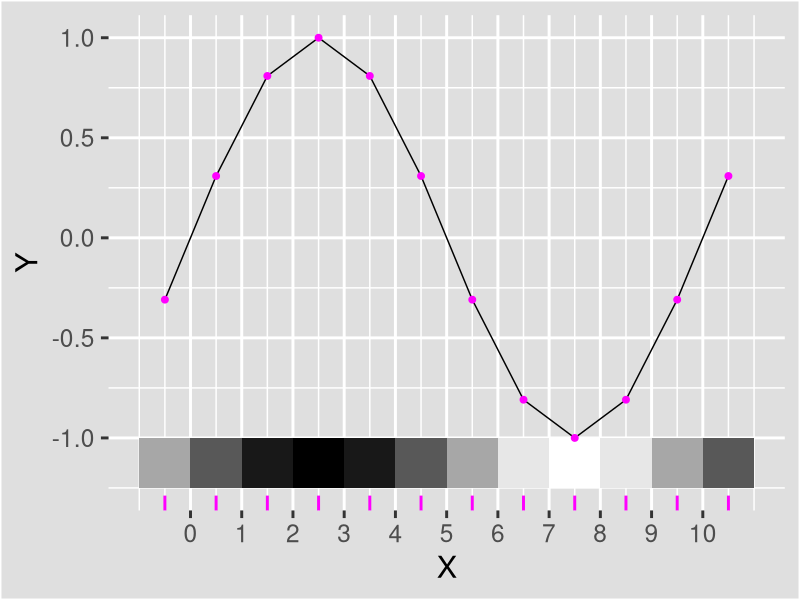
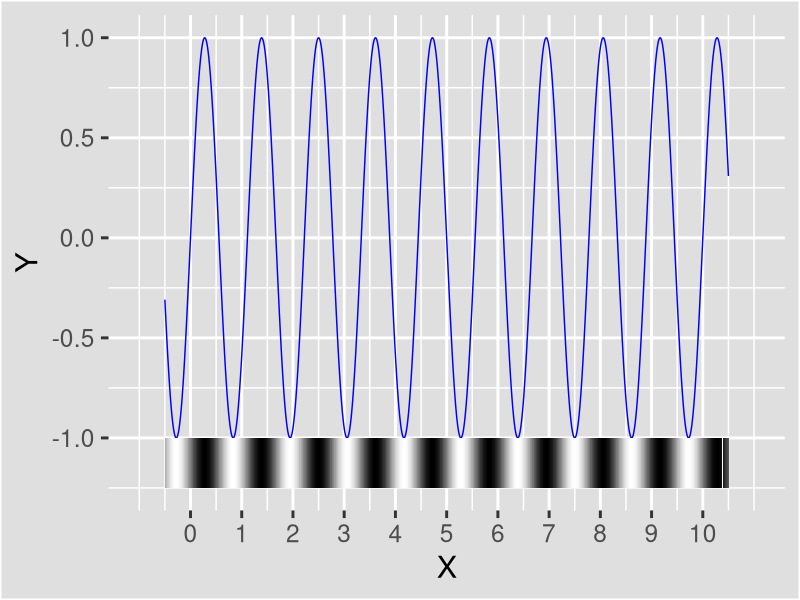
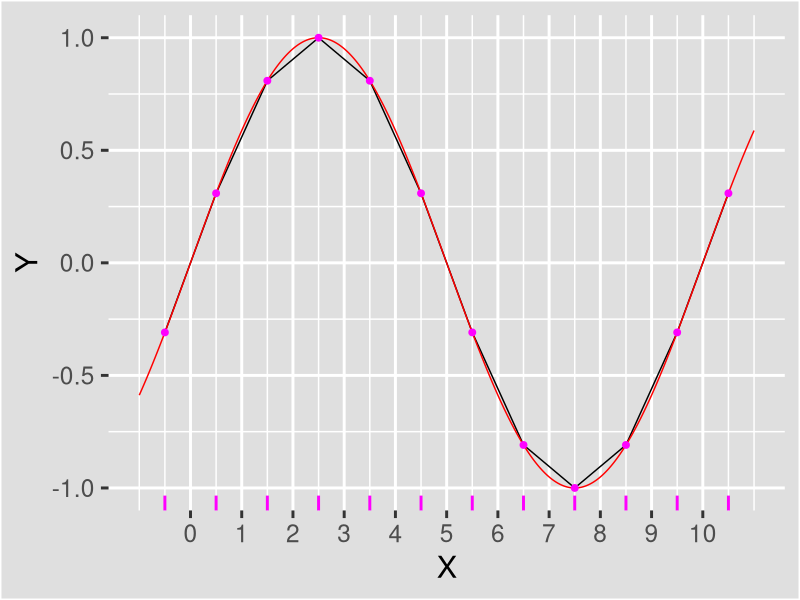
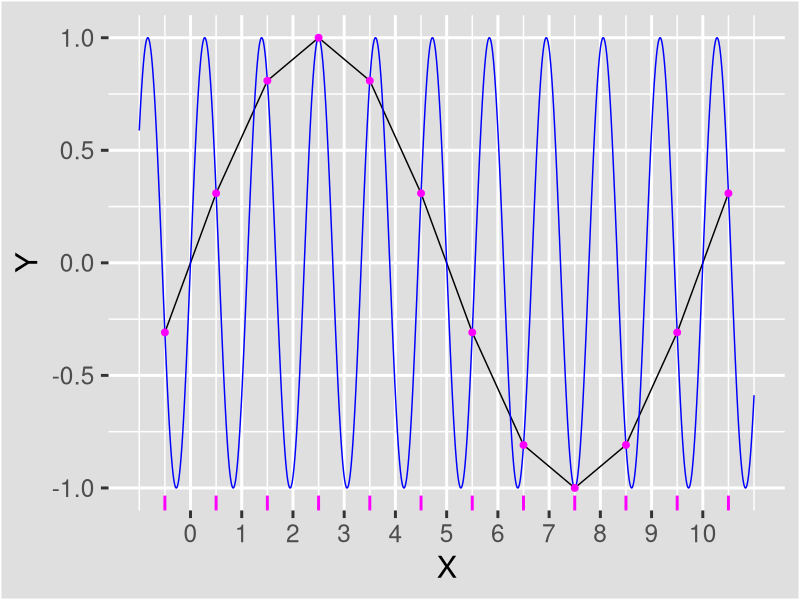
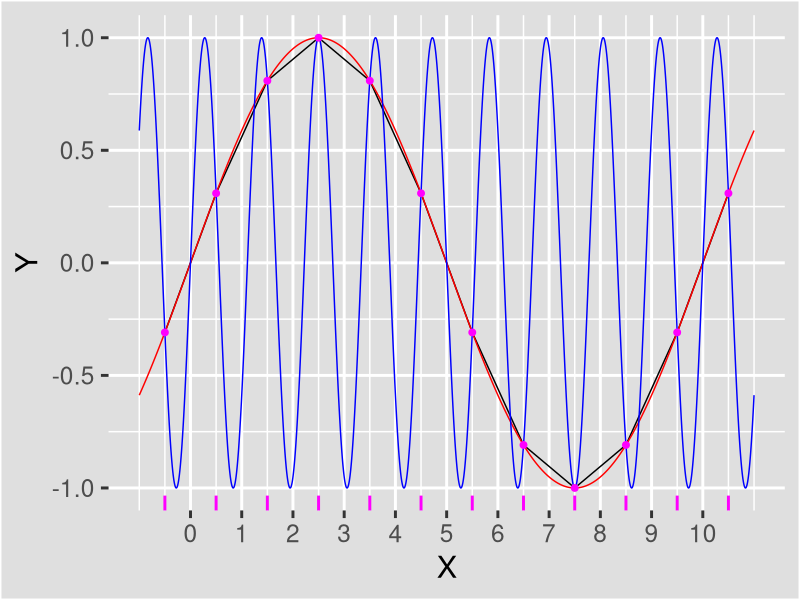
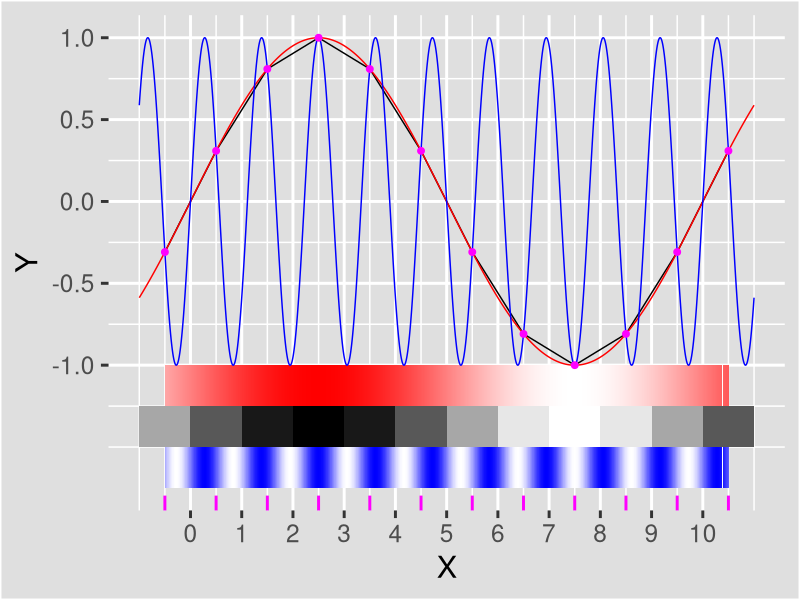
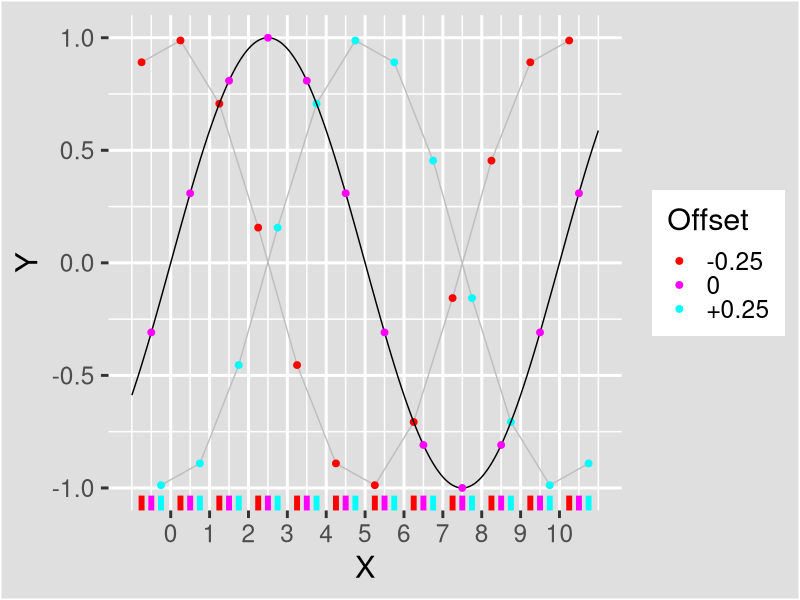
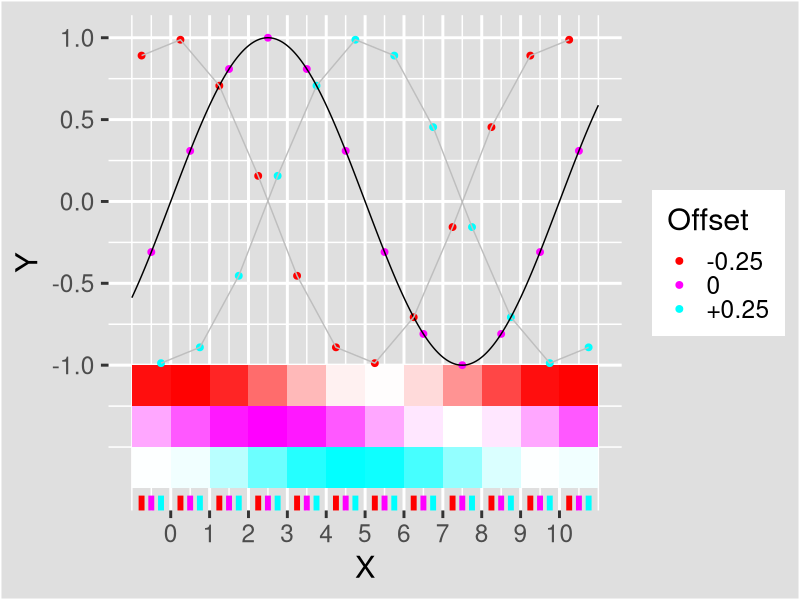

Here is the R script that generated these plots, in order:
library(ggplot2)
#	based on the Python code from https://en.wikipedia.org/wiki/File:AliasingSines.svg

sam1000 = seq(-1, 10, length.out = 1000) + 0.5
fun1000 = sam1000 * 2 * pi
sam0010 = -1:10 + 0.5
fun0010 = sam0010 * 2 * pi

FUN9 = function(x) sin((x) * 2 * pi * 0.9)
FUN9g = function(x) sin((x) * 2 * pi * 0.9) + 1
FUN1 = function(x) sin((x) * 2 * pi * 0.1)
FUN1g = function(x) sin((x) * 2 * pi * 0.1) + 1

stp0010 = (max(sam0010) - min(sam0010)) / (length(sam0010) - 1)
stp1000 = (max(sam1000) - min(sam1000)) / (length(sam1000) - 1)

#	makes 1000 samples between 0 and 10
#		the + 0.5 is needed for ideal alignment

theme_set(theme_grey(base_size = 22))
pdf(NULL) #prevents rplots.pdf from being generated

ggplot() + 
geom_rug(aes(x =sam0010), color = "magenta", size = 1) + 
geom_path(aes(x=sam0010, y = sin(fun0010 * 0.9))) +
geom_point(aes(x=sam0010, y = sin(fun0010 * 0.9)), color = "magenta", size = 3) + 
scale_x_continuous(breaks = (0:10), name="X", limits = c(-1, 11)) + scale_y_continuous(name="Y") +
theme(panel.background = element_blank(), plot.background = element_rect(fill = "#dfdfdf"))

ggsave(filename="Alias Example - Sin Samples.pdf", device="pdf", width=16, height=9)
ggsave(filename="Alias Example PNGs\\Alias Example - Sin Samples.png", device="png", width=16, height=9)

ggplot() + 
geom_rug(aes(x = sam0010), color = "magenta", size = 1) + 
geom_path(aes(x=sam0010, y = sin(fun0010 * 0.9) + 1)) +
geom_rect(aes(xmin = min(sam0010) - 0.5, xmax = max(sam0010) + 0.5, ymin = -0.25, ymax = 0), fill = "white") + 
geom_col(aes(x = sam0010, y = -0.25), width = stp0010, fill = "black", alpha = (sin(fun0010 * 0.9) / 2 + 0.5)) +
geom_point(aes(x=sam0010, y = sin(fun0010 * 0.9) + 1), color = "magenta", size = 2) + 
scale_x_continuous(breaks = (0:10), name="X", limits = c(-1, 11)) +
scale_y_continuous(name="Y", breaks = c(0, 0.5, 1, 1.5, 2), labels = c("-1.0", "-0.5", "0.0", "0.5", "1.0")) +
theme(panel.background = element_blank(), plot.background = element_rect(fill = "#dfdfdf"))

ggsave(filename="Alias Example - Sin Samples 0.1 - Grad.pdf", device="pdf", width=16, height=9)
ggsave(filename="Alias Example PNGs\\Alias Example - Sin Samples 0.1 - Grad.png", device="png", width=16, height=9)

ggplot() + 
#geom_rug(aes(x = sam1000), color = "magenta", size = 0.25) + 
geom_path(aes(x=sam1000, y = sin(fun1000 * 0.9) + 1), color = "blue") +
geom_rect(aes(xmin = min(sam1000) - stp1000/2, xmax = max(sam1000) + stp1000/2, ymin = -0.25, ymax = 0), fill = "white") + 
geom_col(aes(x = sam1000, y = -0.25), width = stp1000, fill = "black", alpha = (sin(fun1000 * 0.9) / 2 + 0.5)) +
#geom_point(aes(x=sam1000, y = sin(fun1000 * 0.9) + 1), color = "magenta", size = 2) + 
scale_x_continuous(breaks = (0:10), name="X", limits = c(-1, 11)) +
scale_y_continuous(name="Y", breaks = c(-1, -0.5, 0, 0.5, 1) + 1, labels = c("-1.0", "-0.5", "0.0", "0.5", "1.0")) +
theme(panel.background = element_blank(), plot.background = element_rect(fill = "#dfdfdf"))

ggsave(filename="Alias Example - Sin Samples 0.9 - Grad.pdf", device="pdf", width=16, height=9)
ggsave(filename="Alias Example PNGs\\Alias Example - Sin Samples 0.9 - Grad.png", device="png", width=16, height=9)

ggplot() + 
#geom_vline(xintercept = (0:10 + 0.5), alpha=0.25) + 
geom_rug(aes(x = -1:10 + 0.5), color = "magenta", size = 1) + 
geom_path(aes(x=sam0010, y = sin(fun0010 * 0.1))) +
stat_function(data = data.frame(x = 0), mapping = aes(x = x), fun = FUN1, n = 10000, color = "red") + 
#geom_path(aes(x=sam1000, y = sin(fun1000 * 0.1)), color = "red") + 
#geom_path(aes(x=sam1000, y = sin(fun1000 * 0.9)), color = "blue") +
geom_point(aes(x=sam0010, y = sin(fun0010 * 0.1)), color = "magenta", size = 2) + 
scale_x_continuous(breaks = (0:10), name="X", limits = c(-1, 11)) + scale_y_continuous(name="Y") +
theme(panel.background = element_blank(), plot.background = element_rect(fill = "#dfdfdf"))

ggsave(filename="Alias Example - Sin Waves - 0.1.pdf", device="pdf", width=16, height=9)
ggsave(filename="Alias Example PNGs\\Alias Example - Sin Samples 0.1.png", device="png", width=16, height=9)

ggplot() + 
#geom_vline(xintercept = (0:10 + 0.5), alpha=0.25) + 
geom_rug(aes(x = -1:10 + 0.5), color = "magenta", size = 1) + 
geom_path(aes(x=sam0010, y = sin(fun0010 * 0.1))) +
#stat_function(data = data.frame(x = 0), mapping = aes(x = x), fun = FUN1, n = 10000, color = "red") +
#geom_path(aes(x=sam1000, y = sin(fun1000 * 0.1)), color = "red") + 
stat_function(data = data.frame(x = 0), mapping = aes(x = x), fun = FUN9, n = 10000, color = "blue") + 
#geom_path(aes(x=sam1000, y = sin(fun1000 * 0.9)), color = "blue") +
geom_point(aes(x=sam0010, y = sin(fun0010 * 0.1)), color = "magenta", size = 2) + 
scale_x_continuous(breaks = (0:10), name="X", limits = c(-1, 11)) + scale_y_continuous(name="Y") +
theme(panel.background = element_blank(), plot.background = element_rect(fill = "#dfdfdf"))

ggsave(filename="Alias Example - Sin Waves - 0.9.pdf", device="pdf", width=16, height=9)
ggsave(filename="Alias Example PNGs\\Alias Example - Sin Samples 0.9.png", device="png", width=16, height=9)

ggplot() + 
#geom_vline(xintercept = (0:10 + 0.5), alpha=0.25) + 
geom_rug(aes(x = -1:10 + 0.5), color = "magenta", size = 1) + 
geom_path(aes(x=sam0010, y = sin(fun0010 * 0.1))) +
stat_function(data = data.frame(x = 0), mapping = aes(x = x), fun = FUN1, n = 10000, color = "red") + 
stat_function(data = data.frame(x = 0), mapping = aes(x = x), fun = FUN9, n = 10000, color = "blue") +
geom_point(aes(x=sam0010, y = sin(fun0010 * 0.1)), color = "magenta", size = 2) + 
scale_x_continuous(breaks = (0:10), name="X", limits = c(-1, 11)) + scale_y_continuous(name="Y") +
theme(panel.background = element_blank(), plot.background = element_rect(fill = "#dfdfdf"))

ggsave(filename="Alias Example - Sin Waves.pdf", device="pdf", width=16, height=9)
ggsave(filename="Alias Example PNGs\\Alias Example - Sin Waves.png", device="png", width=16, height=9)

ggplot() + 
geom_rug(aes(x = -1:10 + 0.5), color = "magenta", size = 1) + 
geom_rect(aes(xmin = min(sam1000) - stp1000/2, xmax = max(sam1000) + stp1000/2, ymin = -0.75, ymax = -0.5), fill = "white") + 
geom_col(aes(x = sam1000, y = -0.75), width = stp1000, fill = "blue", alpha = (sin(fun1000 * 0.9) / 2 + 0.5)) +

geom_rect(aes(xmin = min(sam0010) - 0.49, xmax = max(sam0010) + 0.49, ymin = -0.5, ymax = -0.25), fill = "white") + 
geom_rect(aes(xmin = sam0010 - stp0010/2, xmax = sam0010 + stp0010/2, ymin = -0.5, ymax = -0.25), fill = "black", alpha = (sin(fun0010 * 0.9) / 2 + 0.5)) + 
#geom_col(aes(x = sam0010, y = -0.5), width = stp0010, fill = "black", alpha = (sin(fun0010 * 0.9) / 2 + 0.5)) +

geom_rect(aes(xmin = min(sam1000) - stp1000/2, xmax = max(sam1000) + stp1000/2, ymin = -0.25, ymax = 0), fill = "white") + 
geom_col(aes(x = sam1000, y = -0.25), width = stp1000, fill = "red", alpha = (sin(fun1000 * 0.1) / 2 + 0.5)) +

geom_path(aes(x=sam0010, y = sin(fun0010 * 0.1) + 1)) +
stat_function(data = data.frame(x = 0), mapping = aes(x = x), fun = FUN1g, n = 10000, color = "red") + 
stat_function(data = data.frame(x = 0), mapping = aes(x = x), fun = FUN9g, n = 10000, color = "blue") +
geom_point(aes(x=sam0010, y = sin(fun0010 * 0.1) + 1), color = "magenta", size = 2) + 
scale_x_continuous(breaks = (0:10), name="X", limits = c(-1, 11)) + 
scale_y_continuous(name="Y", breaks = c(0, 0.5, 1, 1.5, 2), labels = c("-1.0", "-0.5", "0.0", "0.5", "1.0")) +
theme(panel.background = element_blank(), plot.background = element_rect(fill = "#dfdfdf"))

ggsave(filename="Alias Example - Sin Waves - Grad.pdf", device="pdf", width=16, height=9)
ggsave(filename="Alias Example PNGs\\Alias Example - Sin Waves - Grad.png", device="png", width=16, height=9)
#	manually edit the graphic here, so the height of the sample gradient is correct

sin((0:10 + 0.5) * 2*pi * 0.1)
sin((0:10 + 0.5) * 2*pi * 0.9)

round(sin((0:10 + 0.5) * 2*pi * 0.1) - sin((0:10 + 0.5) * 2*pi * 0.9), 14)
#	going to more than 14 decimal places does show the differences

samPP25 = seq(-1, 10) + 0.5 + 0.25
funPP25 = samPP25 * 2 * pi

samPN25 = seq(-1, 10) + 0.5 - 0.25
funPN25 = samPN25 * 2 * pi

ggplot() + 
scale_color_manual(guide = "legend", values = c("-0.25" = "red", "0" = "magenta",  "+0.25" = "cyan" ), breaks = c("-0.25", "0", "+0.25"), labels = c("-0.25", "0", "+0.25")) + 
geom_rug(aes(x = samPP25), color = "cyan", size = 2) + 
geom_rug(aes(x = sam0010), color = "magenta", size = 2) + 
geom_rug(aes(x = samPN25), color = "red", size = 2) + 
geom_path(aes(x=samPP25, y = sin(funPP25 * 0.9)), color = "gray") +
geom_point(aes(x=samPP25, y = sin(funPP25 * 0.9), color = "+0.25"), size = 2) + 
geom_path(aes(x=samPN25, y = sin(funPN25 * 0.9)), color = "gray") +
geom_point(aes(x=samPN25, y = sin(funPN25 * 0.9), color = "-0.25"), size = 2) + 
stat_function(data = data.frame(x = 0), mapping = aes(x = x), fun = FUN1, n = 10000, color = "black") + 
geom_point(aes(x=sam0010, y = sin(fun0010 * 0.9), color = "0"), size = 2) +
scale_x_continuous(breaks = (0:10), name="X", limits = c(-1, 11)) + scale_y_continuous(name="Y") + labs(color = "Offset") + 
theme(panel.background = element_blank(), plot.background = element_rect(fill = "#dfdfdf"))

ggsave(filename="Alias Example - Sin Popping.pdf", device="pdf", width=16, height=9)
ggsave(filename="Alias Example PNGs\\Alias Example - Sin Popping.png", device="png", width=16, height=9)

ggplot() + 
scale_color_manual(guide = "legend", values = c("-0.25" = "red", "0" = "magenta",  "+0.25" = "cyan" ), breaks = c("-0.25", "0", "+0.25"), labels = c("-0.25", "0", "+0.25")) + 
geom_rug(aes(x = samPP25), color = "cyan", size = 2) + 
geom_rug(aes(x = sam0010), color = "magenta", size = 2) + 
geom_rug(aes(x = samPN25), color = "red", size = 2) + 

geom_rect(aes(xmin = min(sam0010) - 0.5, xmax = max(sam0010) + 0.5, ymin = -0.75, ymax = -0.5), fill = "white") + 
geom_col(aes(x = samPP25 - 0.25, y = -0.75), width = stp0010, fill = "cyan", alpha = (sin(funPP25 * 0.9) / 2 + 0.5)) +

geom_rect(aes(xmin = min(sam0010) - 0.5, xmax = max(sam0010) + 0.5, ymin = -0.5, ymax = -0.25), fill = "white") + 
geom_col(aes(x = sam0010, y = -0.5), width = stp0010, fill = "magenta", alpha = (sin(fun0010 * 0.9) / 2 + 0.5)) +

geom_rect(aes(xmin = min(sam0010) - 0.5, xmax = max(sam0010) + 0.5, ymin = -0.25, ymax = 0), fill = "white") + 
geom_col(aes(x = samPN25 + 0.25, y = -0.25), width = stp0010, fill = "red", alpha = (sin(funPN25 * 0.9) / 2 + 0.5)) +
#	above are the gradients
geom_point(aes(x=samPP25, y = sin(funPP25 * 0.9) + 1, color = "+0.25"), size = 2) + 
geom_point(aes(x=sam0010, y = sin(fun0010 * 0.9) + 1, color = "0"), size = 2) +
geom_point(aes(x=samPN25, y = sin(funPN25 * 0.9) + 1, color = "-0.25"), size = 2) + 
geom_path(aes(x=samPP25, y = sin(funPP25 * 0.9) + 1), color = "gray") +
stat_function(data = data.frame(x = 0), mapping = aes(x = x), fun = FUN1g, n = 10000, color = "black") + 
geom_path(aes(x=samPN25, y = sin(funPN25 * 0.9) + 1), color = "gray") +
#	above are the plots
scale_x_continuous(breaks = (0:10), name="X", limits = c(-1, 11)) + labs(color = "Offset") + 
scale_y_continuous(name="Y", breaks = c(-1, -0.5, 0, 0.5, 1) + 1, labels = c("-1.0", "-0.5", "0.0", "0.5", "1.0")) +
theme(panel.background = element_blank(), plot.background = element_rect(fill = "#dfdfdf"))

ggsave(filename="Alias Example - Sin Popping - Grad.pdf", device="pdf", width=16, height=9)
ggsave(filename="Alias Example PNGs\\Alias Example - Sin Popping - Grad.png", device="png", width=16, height=9)


SUPsam = data.frame(c(samPN25, sam0010, samPP25), sin(c(funPN25, fun0010, funPP25) * 0.9))
colnames(SUPsam) = c("x", "y")
SUPsam = SUPsam[order(SUPsam$x),]

ggplot() + 
scale_color_manual(guide = "legend", values = c("0" = "magenta", "+0.25" = "cyan", "-0.25" = "red"), labels = c("-0.25", "+0.25", "0")) + 
geom_rug(aes(x = -1:10 + 0.5 + 0.25), color = "cyan", size = 2) + 
geom_rug(aes(x = -1:10 + 0.5), color = "magenta", size = 2) + 
geom_rug(aes(x = -1:10 + 0.5 - 0.25), color = "red", size = 2) + 
geom_path(aes(x=SUPsam$x, y = SUPsam$y), color = "black", size = 1) + 
stat_function(data = data.frame(x = 0), mapping = aes(x = x), fun = FUN9, n = 10000, color = "blue") + 
geom_point(aes(x=samPP25, y = sin(funPP25 * 0.9), color = "+0.25"), size = 2) + 
geom_point(aes(x=samPN25, y = sin(funPN25 * 0.9), color = "-0.25"), size = 2) + 
geom_point(aes(x=sam0010, y = sin(fun0010 * 0.9), color = "0"), size = 2) +
#geom_point(aes(x=sam0010, y = sin(fun0010 * 0.9), color = "0"), size = 2) +
scale_x_continuous(breaks = (0:10), name="X", limits = c(-1, 11)) + scale_y_continuous(name="Y") + labs(color = "Offset") + 
theme(panel.background = element_blank(), plot.background = element_rect(fill = "#dfdfdf"))

ggsave(filename="Alias Example - Sin Super.pdf", device="pdf", width=16, height=9)
ggsave(filename="Alias Example PNGs\\Alias Example - Sin Super.png", device="png", width=16, height=9)

#	The below shows the Nyquist Limit, with NY50 being below the limit, and NY45 being the limit
samNY50 = seq(-1, 10, 0.5) + 0.5
funNY50 = samNY50 * 2 * pi

ggplot() + 
#geom_vline(xintercept = (0:10 + 0.5), alpha=0.25) + 
geom_rug(aes(x = samNY50), color = "magenta", size = 1) + 
#geom_path(aes(x=sam1000, y = sin(fun1000 * 0.9)), color = "blue", size = 1.5) +
stat_function(data = data.frame(x = 0), mapping = aes(x = x), fun = FUN9, n = 10000, color = "blue", size = 1.5) + 
#geom_path(aes(x=sam1000, y = sin(fun1000 * 0.1)), color = "red", size = 1) +
#geom_path(aes(x=sam1000, y = -sin(fun1000 * 0.1)), color = "red", size = 1) +
geom_path(aes(x=samNY50, y = sin(funNY50 * 0.9)), size = 2) +
geom_point(aes(x=samNY50, y = sin(funNY50 * 0.9)), color = "magenta", size = 2) + 
scale_x_continuous(breaks = (0:10), name="X", limits = c(-1, 11)) + scale_y_continuous(name="Y") +
theme(panel.background = element_blank(), plot.background = element_rect(fill = "#dfdfdf"))

ggsave(filename="Alias Example - Sin Nyquist 50.pdf", device="pdf", width=16, height=9)
ggsave(filename="Alias Example PNGs\\Alias Example - Sin Nyquist 50.png", device="png", width=16, height=9)


ggplot() + 
#geom_vline(xintercept = (0:10 + 0.5), alpha=0.25) + 
geom_rug(aes(x = samNY50), color = "magenta", size = 1) + 

geom_rect(aes(xmin = min(sam1000) - stp1000/2, xmax = max(sam1000) + stp1000/2, ymin = -0.5, ymax = -0.25), fill = "white") + 
geom_col(aes(x = sam1000, y = -.5), width = stp1000, fill = "blue", alpha = (sin(fun1000 * 0.9) / 2 + 0.5)) +

geom_rect(aes(xmin = min(samNY50) - 0.25, xmax = max(samNY50) + 0.25, ymin = -0.25, ymax = 0), fill = "white") + 
geom_col(aes(x = samNY50, y = -0.25), width = 0.5, fill = "black", alpha = (sin(funNY50 * 0.9) / 2 + 0.5)) +

stat_function(data = data.frame(x = 0), mapping = aes(x = x), fun = FUN9g, n = 10000, color = "blue", size = 1.5) + 
geom_path(aes(x=samNY50, y = sin(funNY50 * 0.9) + 1), size = 2) +
geom_point(aes(x=samNY50, y = sin(funNY50 * 0.9) + 1), color = "magenta", size = 2) + 
scale_x_continuous(breaks = (0:10), name="X", limits = c(-1, 11)) + 
scale_y_continuous(name="Y", breaks = c(-1, -0.5, 0, 0.5, 1) + 1, labels = c("-1.0", "-0.5", "0.0", "0.5", "1.0")) +
theme(panel.background = element_blank(), plot.background = element_rect(fill = "#dfdfdf"))

ggsave(filename="Alias Example - Sin Nyquist 50 - Grad.pdf", device="pdf", width=16, height=9)
ggsave(filename="Alias Example PNGs\\Alias Example - Sin Nyquist 50 - Grad.png", device="png", width=16, height=9)


samNY45 = seq(-1, 10, 0.45) + 0.5
funNY45 = samNY45 * 2 * pi

ggplot() + 
#geom_vline(xintercept = (0:10 + 0.5), alpha=0.25) + 
geom_rug(aes(x = samNY45), color = "magenta", size = 1) + 
#geom_path(aes(x=sam1000, y = sin(fun1000 * 0.9)), color = "blue", size = 2) +
stat_function(data = data.frame(x = 0), mapping = aes(x = x), fun = FUN9, n = 10000, color = "blue", size = 2) + 
geom_path(aes(x=samNY45, y = sin(funNY45 * 0.9)), size = 2) +
geom_point(aes(x=samNY45, y = sin(funNY45 * 0.9)), color = "magenta", size = 2) + 
scale_x_continuous(breaks = (0:10), name="X", limits = c(-1, 11)) + scale_y_continuous(name="Y") +
theme(panel.background = element_blank(), plot.background = element_rect(fill = "#dfdfdf"))

ggsave(filename="Alias Example - Sin Nyquist 45.pdf", device="pdf", width=16, height=9)
ggsave(filename="Alias Example PNGs\\Alias Example - Sin Nyquist 45.png", device="png", width=16, height=9)


ggplot() + 
geom_rug(aes(x = samNY45), color = "magenta", size = 1) + 

geom_rect(aes(xmin = min(sam1000) - stp1000/2, xmax = max(sam1000) + stp1000/2, ymin = -0.5, ymax = -0.25), fill = "white") + 
geom_col(aes(x = sam1000, y = -.5), width = stp1000, fill = "blue", alpha = (sin(fun1000 * 0.9) / 2 + 0.5)) +

geom_rect(aes(xmin = min(samNY45) - 0.225, xmax = max(samNY45) + 0.225, ymin = -0.25, ymax = 0), fill = "white") + 
geom_col(aes(x = samNY45, y = -0.25), width = 0.45, fill = "black", alpha = (sin(funNY45 * 0.9) / 2 + 0.5)) +

stat_function(data = data.frame(x = 0), mapping = aes(x = x), fun = FUN9g, n = 10000, color = "blue", size = 2) + 
geom_path(aes(x=samNY45, y = sin(funNY45 * 0.9) + 1), size = 2) +
geom_point(aes(x=samNY45, y = sin(funNY45 * 0.9) + 1), color = "magenta", size = 2) + 
scale_x_continuous(breaks = (0:10), name="X", limits = c(-1, 11)) + 
scale_y_continuous(name="Y", breaks = c(-1, -0.5, 0, 0.5, 1) + 1, labels = c("-1.0", "-0.5", "0.0", "0.5", "1.0")) +
theme(panel.background = element_blank(), plot.background = element_rect(fill = "#dfdfdf"))

ggsave(filename="Alias Example - Sin Nyquist 45 - Grad.pdf", device="pdf", width=16, height=9)
ggsave(filename="Alias Example PNGs\\Alias Example - Sin Nyquist 45 - Grad.png", device="png", width=16, height=9)


#	Stochastic sampling		add random offsets
runif(10, -0.5, 0.5)
#	generates 10 random numbers from -0.5 to 0.5

samRand = -1:10 + 0.5 + runif(12, -0.5, 0.5)
funRand = samRand * 2 * pi

ggplot() + 
geom_rug(aes(x = samRand), color = "magenta", size = 1) + 
geom_rug(aes(x = sam0010), color = "cyan", size = 1) + 

geom_rect(aes(xmin = min(sam1000) - stp1000/2, xmax = max(sam1000) + stp1000/2, ymin = -0.75, ymax = -0.5), fill = "white") + 
geom_col(aes(x = sam1000, y = -0.75), width = stp1000, fill = "blue", alpha = (sin(fun1000 * 0.9) / 2 + 0.5)) +

geom_rect(aes(xmin = min(sam0010) - 0.5, xmax = max(sam0010) + 0.5, ymin = -0.5, ymax = -0.25), fill = "white") + 
geom_col(aes(x = sam0010, y = -0.5), width = stp0010, fill = "black", alpha = (sin(funRand * 0.9) / 2 + 0.5)) +

geom_rect(aes(xmin = min(sam0010) - 0.5, xmax = max(sam0010) + 0.5, ymin = -0.25, ymax = 0), fill = "white") + 
geom_col(aes(x = sam0010, y = -0.25), width = stp0010, fill = "red", alpha = (sin(fun0010 * 0.9) / 2 + 0.5)) +

stat_function(data = data.frame(x = 0), mapping = aes(x = x), fun = FUN1g, n = 10000, color = "red", size = 2) + 
stat_function(data = data.frame(x = 0), mapping = aes(x = x), fun = FUN9g, n = 10000, color = "blue", size = 2) +
geom_point(aes(x=sam0010, y = sin(fun0010 * 0.9) + 1), color = "cyan", size = 2) + 
geom_path(aes(x=samRand, y = sin(funRand * 0.9) + 1), size = 2) +
geom_point(aes(x=samRand, y = sin(funRand * 0.9) + 1), color = "magenta", size = 2) + 
scale_x_continuous(breaks = (0:10), name="X", limits = c(-1, 11)) +
scale_y_continuous(name="Y", breaks = c(-1, -0.5, 0, 0.5, 1) + 1, labels = c("-1.0", "-0.5", "0.0", "0.5", "1.0")) +
theme(panel.background = element_blank(), plot.background = element_rect(fill = "#dfdfdf"))

ggsave(filename="Alias Example - Sin Rand 100.pdf", device="pdf", width=16, height=9)
ggsave(filename="Alias Example PNGs\\Alias Example - Sin Rand 100.png", device="png", width=16, height=9)

#comparing NYquist 50 to Stochastic
Samstep = 0.5
samRand = seq(-1, 10, Samstep) + 0.5
samRand = samRand + runif(length(samRand), -Samstep/2, Samstep/2)
funRand = samRand * 2 * pi

ggplot() + 
geom_rug(aes(x = samRand), color = "magenta", size = 1) + 
geom_rug(aes(x = samNY50), color = "cyan", size = 1) + 

geom_rect(aes(xmin = min(sam1000) - stp1000/2, xmax = max(sam1000) + stp1000/2, ymin = -0.75, ymax = -0.5), fill = "white") + 
geom_col(aes(x = sam1000, y = -0.75), width = stp1000, fill = "blue", alpha = (sin(fun1000 * 0.9) / 2 + 0.5)) +

geom_rect(aes(xmin = min(samNY50) - 0.25, xmax = max(samNY50) + 0.25, ymin = -0.5, ymax = -0.25), fill = "white") + 
geom_col(aes(x = samNY50, y = -0.5), width = Samstep, fill = "black", alpha = (sin(funRand * 0.9) / 2 + 0.5)) +

geom_rect(aes(xmin = min(samNY50) - 0.25, xmax = max(samNY50) + 0.25, ymin = -0.25, ymax = 0), fill = "white") + 
geom_col(aes(x = samNY50, y = -0.25), width = Samstep, fill = "red", alpha = (sin(funNY50 * 0.9) / 2 + 0.5)) +

geom_path(aes(x=samNY50, y = sin(funNY50 * 0.9) + 1), size = 1, color = "red") +
stat_function(data = data.frame(x = 0), mapping = aes(x = x), fun = FUN9g, n = 10000, color = "blue", size = 1) +
geom_point(aes(x=samNY50, y = sin(funNY50 * 0.9) + 1), size = 2, color = "cyan") + 
geom_path(aes(x=samRand, y = sin(funRand * 0.9) + 1), size = 2) +
geom_point(aes(x=samRand, y = sin(funRand * 0.9) + 1), color = "magenta", size = 2) + 

scale_x_continuous(breaks = (0:10), name="X", limits = c(-1, 11)) +
scale_y_continuous(name="Y", breaks = c(-1, -0.5, 0, 0.5, 1) + 1, labels = c("-1.0", "-0.5", "0.0", "0.5", "1.0")) +
theme(panel.background = element_blank(), plot.background = element_rect(fill = "#dfdfdf"))

ggsave(filename="Alias Example - Sin Rand 50 - Grad.pdf", device="pdf", width=16, height=9)
ggsave(filename="Alias Example PNGs\\Alias Example - Sin Rand 50 - Grad.png", device="png", width=16, height=9)
